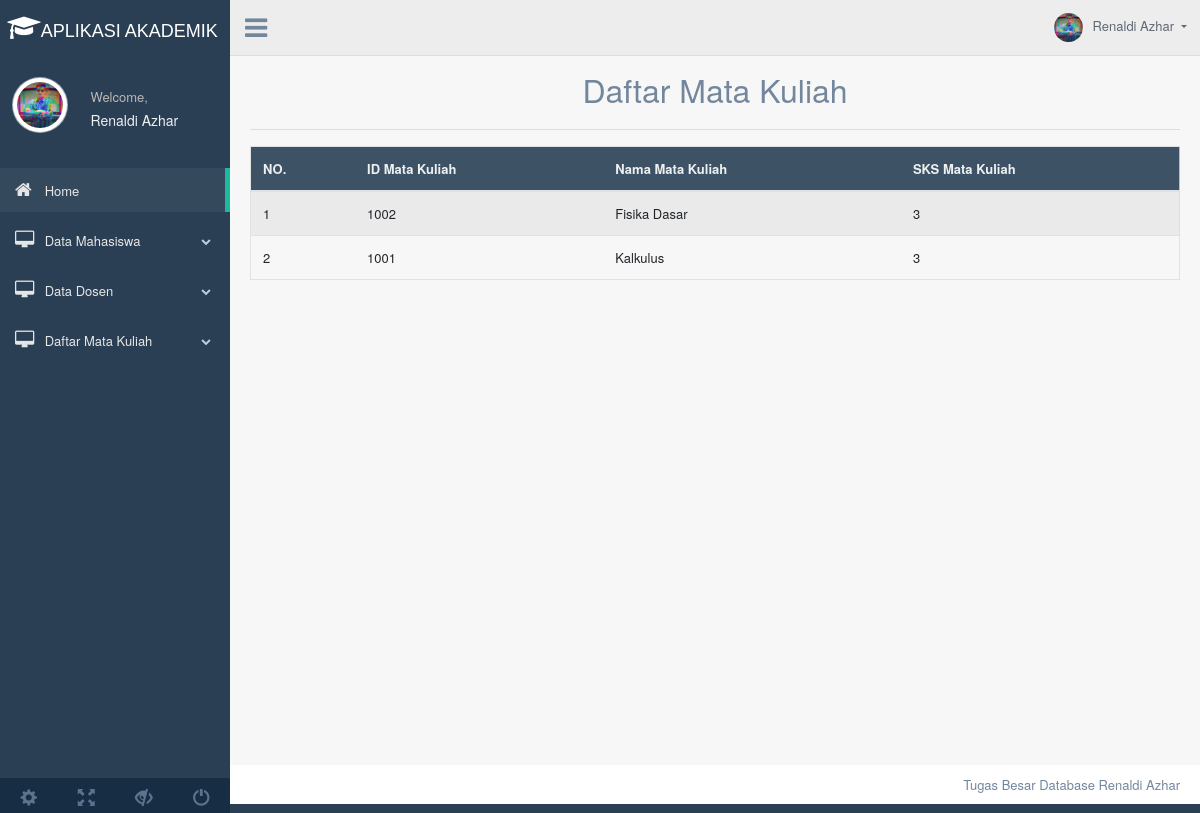
/index.php?page=tampil_matkul, run on the app's committed database.
### tables this page shows
CREATE TABLE `mata_kuliah` (
  `ID_MATKUL` int(11) NOT NULL,
  `NAMA_MATKUL` varchar(50) DEFAULT NULL,
  `SKS_MATKUL` int(11) DEFAULT NULL
);

### tampil_matkul.php (the view, shortened to what this page needs)
<?php
include('config.php');
?>
	<div class="container" style="margin-top:20px">
		<center><font size="6">Daftar Mata Kuliah</font></center>
		<hr>
		<div class="table-responsive">
		<table class="table table-striped jambo_table bulk_action">
			<thead>
				<tr>
					<th>NO.</th>
					<th>ID Mata Kuliah</th>
					<th>Nama Mata Kuliah</th>
					<th>SKS Mata Kuliah</th>
				</tr>
			</thead>
			<tbody>
				<?php
				$sql = mysqli_query($koneksi, "SELECT * FROM mata_kuliah ORDER BY ID_MATKUL DESC") or die(mysqli_error($koneksi));
				if(mysqli_num_rows($sql) > 0){
					$no = 1;
					while($data = mysqli_fetch_assoc($sql)){
						echo '
						<tr>
							<td>'.$no.'</td>
							<td>'.$data['ID_MATKUL'].'</td>
							<td>'.$data['NAMA_MATKUL'].'</td>
							<td>'.$data['SKS_MATKUL'].'</td>
						</tr>
						';
						$no++;
					}
				}else{
					echo '
					<tr>
						<td colspan="6">Tidak ada data.</td>
					</tr>
					';
				}
				?>
		</table>
	</div>
	</div>

### data on the page
mata_kuliah: ID_MATKUL "1002", NAMA_MATKUL "Fisika Dasar", SKS_MATKUL "3"
mata_kuliah: ID_MATKUL "1001", NAMA_MATKUL "Kalkulus", SKS_MATKUL "3"
